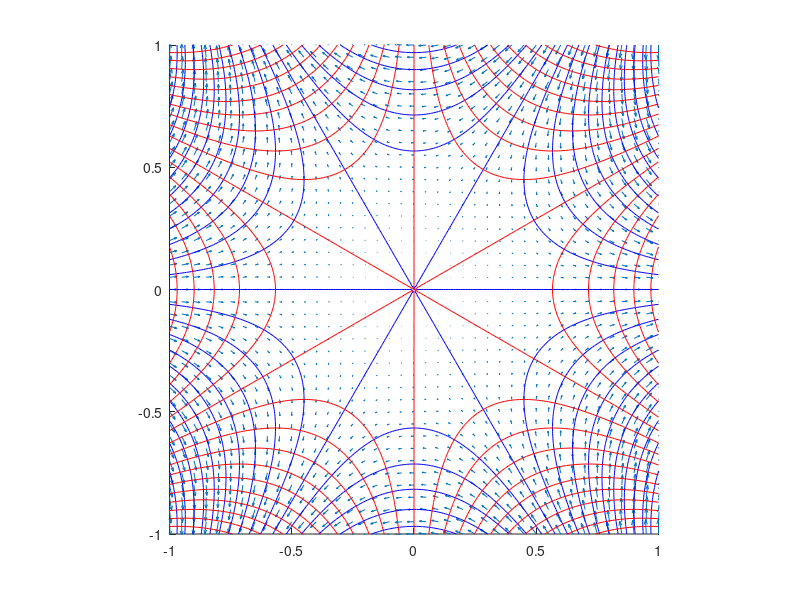

Recreate this plot in MATLAB.
[x,y]=meshgrid(-1:0.01:1,-1:0.01:1);
[theta,r]=cart2pol(x,y);
alpha=3;
u=r.^alpha;
q=r.^(alpha-1);
psi=u.*sin(alpha.*theta);
phi=u.*cos(alpha.*theta);
hold all;
q=r.^(alpha-1);
utheta=-alpha.*q.*sin(alpha.*theta);
ur=alpha.*q.*cos(alpha.*theta);

u=ur.*cos(theta)-utheta.*sin(theta);
v=ur.*sin(theta)+utheta.*cos(theta);

k=5;
quiver(x(1:k:end,1:k:end),y(1:k:end,1:k:end),u(1:k:end,1:k:end),v(1:k:end,1:k:end));
contour(x,y,psi,21,'b');
contour(x,y,phi,21,'r');
daspect([1 1 1]);
